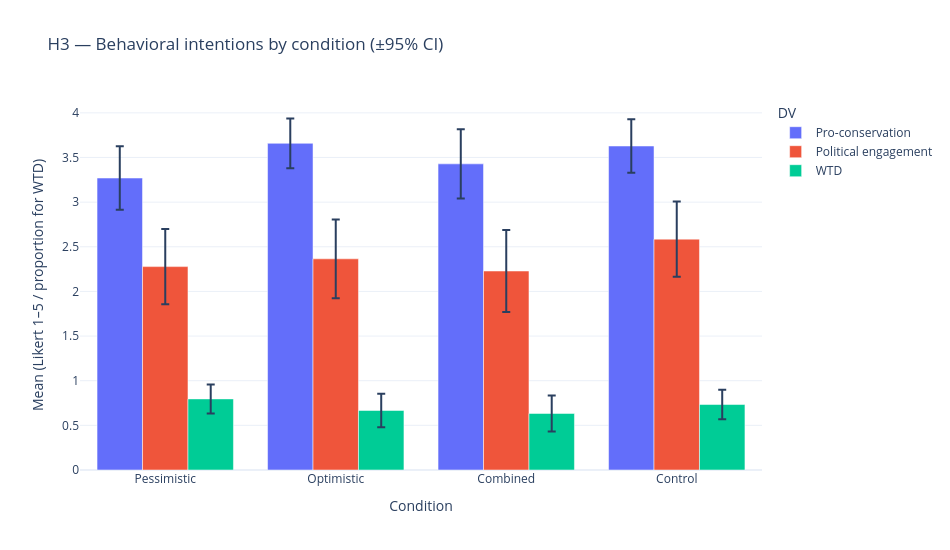

Here is the notebook cell this chart was saved with:
### Code cell
# H3 visualization
beh_rows = []
for cond in CONDITION_ORDER:
    sub = df[df["Condition"] == cond]
    for dv, lbl in [("ProCons", "Pro-conservation"),
                    ("PolEng", "Political engagement"),
                    ("WTD", "WTD")]:
        m, h = mean_ci(sub[dv])
        beh_rows.append([cond, lbl, m, h])
bdf = pd.DataFrame(beh_rows, columns=["Condition", "DV", "Mean", "CI95"])

fig = px.bar(bdf, x="Condition", y="Mean", color="DV", barmode="group", error_y="CI95",
             category_orders={"Condition": CONDITION_ORDER},
             title="H3 — Behavioral intentions by condition (±95% CI)")
fig.update_yaxes(title="Mean (Likert 1–5 / proportion for WTD)")
show(fig, "03_h3_behavior")

### Figure 1 — Plotly figure (JSON) as saved in the notebook; plotly's stock layout.template omitted (floating-point values rounded to 4 significant figures)
{"data": [{"alignmentgroup": "True", "error_y": {"array": [0.3555, 0.278, 0.3868, 0.3001]}, "hovertemplate": "DV=Pro-conservation<br>Condition=%{x}<br>Mean=%{y}<extra></extra>", "legendgroup": "Pro-conservation", "marker": {"color": "#636efa", "pattern": {"shape": ""}}, "name": "Pro-conservation", "offsetgroup": "Pro-conservation", "orientation": "v", "showlegend": true, "textposition": "auto", "type": "bar", "x": ["Pessimistic", "Optimistic", "Combined", "Control"], "xaxis": "x", "y": [3.27, 3.659, 3.429, 3.629], "yaxis": "y"}, {"alignmentgroup": "True", "error_y": {"array": [0.4224, 0.4415, 0.4598, 0.4206]}, "hovertemplate": "DV=Political engagement<br>Condition=%{x}<br>Mean=%{y}<extra></extra>", "legendgroup": "Political engagement", "marker": {"color": "#EF553B", "pattern": {"shape": ""}}, "name": "Political engagement", "offsetgroup": "Political engagement", "orientation": "v", "showlegend": true, "textposition": "auto", "type": "bar", "x": ["Pessimistic", "Optimistic", "Combined", "Control"], "xaxis": "x", "y": [2.278, 2.365, 2.229, 2.586], "yaxis": "y"}, {"alignmentgroup": "True", "error_y": {"array": [0.1622, 0.1886, 0.2018, 0.1648]}, "hovertemplate": "DV=WTD<br>Condition=%{x}<br>Mean=%{y}<extra></extra>", "legendgroup": "WTD", "marker": {"color": "#00cc96", "pattern": {"shape": ""}}, "name": "WTD", "offsetgroup": "WTD", "orientation": "v", "showlegend": true, "textposition": "auto", "type": "bar", "x": ["Pessimistic", "Optimistic", "Combined", "Control"], "xaxis": "x", "y": [0.7963, 0.6667, 0.6333, 0.7333], "yaxis": "y"}], "layout": {"barmode": "group", "height": 550, "legend": {"title": {"text": "DV"}, "tracegroupgap": 0}, "title": {"text": "H3 — Behavioral intentions by condition (±95% CI)"}, "width": 950, "xaxis": {"anchor": "y", "categoryarray": ["Pessimistic", "Optimistic", "Combined", "Control"], "categoryorder": "array", "domain": [0, 1], "title": {"text": "Condition"}}, "yaxis": {"anchor": "x", "domain": [0, 1], "title": {"text": "Mean (Likert 1–5 / proportion for WTD)"}}}}
